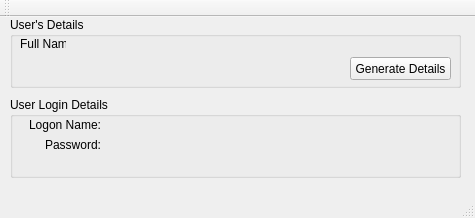
<?xml version="1.0" encoding="UTF-8"?>
<ui version="4.0">
 <class>MainWindow</class>
 <widget class="QMainWindow" name="MainWindow">
  <property name="geometry">
   <rect>
    <x>0</x>
    <y>0</y>
    <width>475</width>
    <height>218</height>
   </rect>
  </property>
  <property name="windowTitle">
   <string>Password Generator</string>
  </property>
  <widget class="QWidget" name="centralWidget">
   <widget class="QGroupBox" name="gbUserDetails">
    <property name="geometry">
     <rect>
      <x>10</x>
      <y>0</y>
      <width>451</width>
      <height>71</height>
     </rect>
    </property>
    <property name="title">
     <string>User's Details</string>
    </property>
    <widget class="QLabel" name="lblFullNameLabel">
     <property name="geometry">
      <rect>
       <x>10</x>
       <y>20</y>
       <width>46</width>
       <height>13</height>
      </rect>
     </property>
     <property name="text">
      <string>Full Name</string>
     </property>
    </widget>
    <widget class="QPushButton" name="pbGenerateDetails">
     <property name="geometry">
      <rect>
       <x>340</x>
       <y>40</y>
       <width>101</width>
       <height>23</height>
      </rect>
     </property>
     <property name="text">
      <string>Generate Details</string>
     </property>
    </widget>
    <widget class="QLabel" name="lblFullName">
     <property name="geometry">
      <rect>
       <x>70</x>
       <y>20</y>
       <width>371</width>
       <height>16</height>
      </rect>
     </property>
     <property name="text">
      <string>   </string>
     </property>
    </widget>
   </widget>
   <widget class="QGroupBox" name="gbResult">
    <property name="geometry">
     <rect>
      <x>10</x>
      <y>80</y>
      <width>451</width>
      <height>81</height>
     </rect>
    </property>
    <property name="title">
     <string>User Login Details</string>
    </property>
    <widget class="QLabel" name="lbLogonNameLabel">
     <property name="geometry">
      <rect>
       <x>20</x>
       <y>20</y>
       <width>71</width>
       <height>16</height>
      </rect>
     </property>
     <property name="text">
      <string>Logon Name:</string>
     </property>
     <property name="alignment">
      <set>Qt::AlignRight|Qt::AlignTrailing|Qt::AlignVCenter</set>
     </property>
    </widget>
    <widget class="QLabel" name="lbPasswordLabel">
     <property name="geometry">
      <rect>
       <x>20</x>
       <y>40</y>
       <width>71</width>
       <height>16</height>
      </rect>
     </property>
     <property name="text">
      <string>Password:</string>
     </property>
     <property name="alignment">
      <set>Qt::AlignRight|Qt::AlignTrailing|Qt::AlignVCenter</set>
     </property>
    </widget>
    <widget class="QLabel" name="lbLogonName">
     <property name="geometry">
      <rect>
       <x>110</x>
       <y>20</y>
       <width>311</width>
       <height>20</height>
      </rect>
     </property>
     <property name="text">
      <string>   </string>
     </property>
    </widget>
    <widget class="QLabel" name="lbPassword">
     <property name="geometry">
      <rect>
       <x>110</x>
       <y>40</y>
       <width>321</width>
       <height>20</height>
      </rect>
     </property>
     <property name="text">
      <string>   </string>
     </property>
    </widget>
   </widget>
  </widget>
  <widget class="QMenuBar" name="menuBar">
   <property name="geometry">
    <rect>
     <x>0</x>
     <y>0</y>
     <width>475</width>
     <height>20</height>
    </rect>
   </property>
  </widget>
  <widget class="QToolBar" name="mainToolBar">
   <attribute name="toolBarArea">
    <enum>TopToolBarArea</enum>
   </attribute>
   <attribute name="toolBarBreak">
    <bool>false</bool>
   </attribute>
  </widget>
  <widget class="QStatusBar" name="statusBar"/>
 </widget>
 <layoutdefault spacing="6" margin="11"/>
 <resources/>
 <connections/>
</ui>
